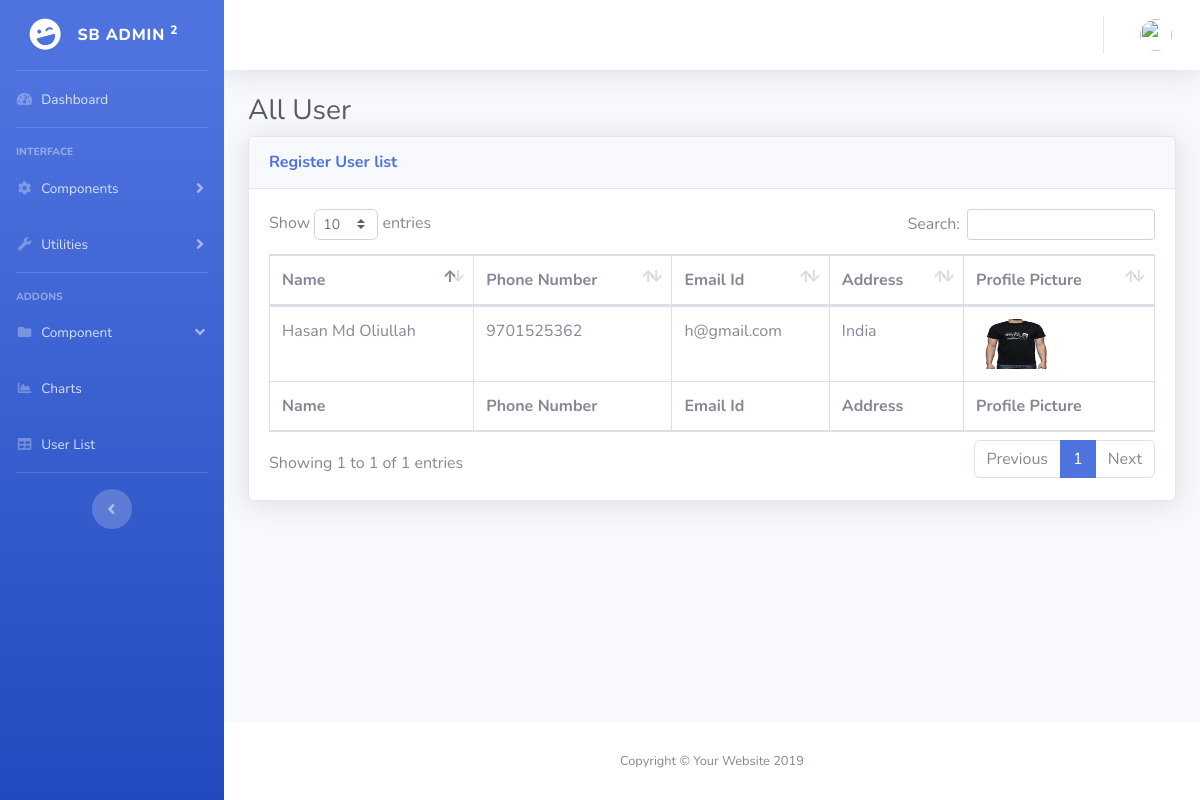
Screenshot of /admin/user_list.php with the database file from the repository.
### tables this page shows
CREATE TABLE `user` (
  `id` int(100) NOT NULL,
  `name` varchar(100) NOT NULL,
  `password` varchar(100) NOT NULL,
  `phone_number` varchar(100) NOT NULL,
  `email_id` varchar(100) NOT NULL,
  `address` varchar(200) NOT NULL,
  `profile_pic` varchar(100) NOT NULL
);

### admin/system/adodb/adodb.inc.php (called while the page is built, shortened)
<?php
 if (!defined('_ADODB_LAYER')) {
	GLOBAL
		$ADODB_vers,
		$ADODB_COUNTRECS,
		$ADODB_CACHE_DIR,
		$ADODB_CACHE,
		$ADODB_CACHE_CLASS,
		$ADODB_EXTENSION,
		$ADODB_COMPAT_FETCH,
	 	$ADODB_FETCH_MODE,
		$ADODB_GETONE_EOF,
		$ADODB_QUOTE_FIELDNAMES;
	function ADODB_Setup()
	{
	GLOBAL
		$ADODB_vers,
		$ADODB_COUNTRECS,
		$ADODB_CACHE_DIR,
	 	$ADODB_FETCH_MODE,
		$ADODB_CACHE,
		$ADODB_CACHE_CLASS,
		$ADODB_FORCE_TYPE,
		$ADODB_GETONE_EOF,
		$ADODB_QUOTE_FIELDNAMES;
		$ADODB_FETCH_MODE = ADODB_FETCH_DEFAULT;
		if (!isset($ADODB_COUNTRECS)) $ADODB_COUNTRECS = true;
	}
	class ADOConnection {
	var $database = '';
	var $host = '';
	var $user = '';
	var $debug = false;
	var $true = '1';
	var $false = '0';
	var $fetchMode=false;
	var $bulkBind = false;
	var $_queryID = false;
	var $_bindInputArray = false;
	function PConnect($argHostname = "", $argUsername = "", $argPassword = "", $argDatabaseName = "")
	{
		if ($argHostname != "") $this->host = $argHostname;
		if ($argUsername != "") $this->user = $argUsername;
		if ($argDatabaseName != "") $this->database = $argDatabaseName;
		if ($rez = $this->_pconnect($this->host, $this->user, $argPassword, $this->database)) return true;
		return $ret;
	}
	function Execute($sql,$inputarr=false)
	{
		if ($inputarr) {
			if (!is_array($inputarr)) $inputarr = array($inputarr);
			$element0 = reset($inputarr);
			$array_2d = $this->bulkBind && is_array($element0) && !is_object(reset($element0));
			unset($element0);
			if (!is_array($sql) && !$this->_bindInputArray) {
				$sqlarr = explode('?',$sql);
				$nparams = sizeof($sqlarr)-1;
				if (!$array_2d) $inputarr = array($inputarr);
				foreach($inputarr as $arr) {
					$sql = ''; $i = 0;
					while(list(, $v) = each($arr)) {
						$sql .= $sqlarr[$i];
						$typ = gettype($v);
						if ($typ == 'string')
							$sql .= $this->qstr($v);
						else if ($typ == 'double')
							$sql .= str_replace(',','.',$v);
						else if ($typ == 'boolean')
							$sql .= $v ? $this->true : $this->false;
						else if ($typ == 'object') {
							if (method_exists($v, '__toString')) $sql .= $this->qstr($v->__toString());
							else $sql .= $this->qstr((string) $v);
						} else if ($v === null)
							$sql .= 'NULL';
						else
							$sql .= $v;
						$i += 1;
						if ($i == $nparams) break;
					}
					if (isset($sqlarr[$i])) {
						$sql .= $sqlarr[$i];
						if ($i+1 != sizeof($sqlarr)) $this->outp_throw( "Input Array does not match ?: ".htmlspecialchars($sql),'Execute');
					} else if ($i != sizeof($sqlarr))
						$this->outp_throw( "Input array does not match ?: ".htmlspecialchars($sql),'Execute');
					$ret = $this->_Execute($sql);
					if (!$ret) return $ret;
				}
			} else {
				if ($array_2d) {
					if (is_string($sql))
						$stmt = $this->Prepare($sql);
					else
						$stmt = $sql;
					foreach($inputarr as $arr) {
						$ret = $this->_Execute($stmt,$arr);
						if (!$ret) return $ret;
					}
				} else {
					$ret = $this->_Execute($sql,$inputarr);
				}
			}
		} else {
			$ret = $this->_Execute($sql,false);
		}
		return $ret;
	}
	function _Execute($sql,$inputarr=false)
	{
		if ($this->debug) {
			global $ADODB_INCLUDED_LIB;
			if (empty($ADODB_INCLUDED_LIB)) include(ADODB_DIR.'/adodb-lib.inc.php');
			$this->_queryID = _adodb_debug_execute($this, $sql,$inputarr);
		} else {
			$this->_queryID = @$this->_query($sql,$inputarr);
		}
		$rs = new $rsclass($this->_queryID,$this->fetchMode);
		$rs->connection = $this;
		$rs->Init();
		if (is_array($sql)) $rs->sql = $sql[0];
		else $rs->sql = $sql;
		return $rs;
	}
}
	class ADORecordSet implements IteratorAggregate {
	var $_numOfRows = -1;
	var $_numOfFields = -1;
	var $_currentRow = -1;
	var $_closed = false;
	function ADORecordSet($queryID)
	{
		$this->_queryID = $queryID;
	}
	function Init()
	{
		if ($this->_numOfRows != 0 && $this->_numOfFields && $this->_currentRow == -1) {
			$this->_currentRow = 0;
			if ($this->EOF = ($this->_fetch() === false)) {
				$this->_numOfRows = 0;
			}
		} else {
			$this->EOF = true;
		}
	}
	function Close()
	{
		if (!$this->_closed) {
			$this->_closed = true;
			return $this->_close();
		} else
			return true;
	}
	function RecordCount() {return $this->_numOfRows;}
}
	function ADOLoadCode($dbType)
	{
		$db = strtolower($dbType);
		switch ($db) {
			default:
				$class = $db; break;
		}
		$file = ADODB_DIR."/drivers/adodb-".$db.".inc.php";
		if (class_exists("ADODB_" . $class)) return $class;
		return false;
	}
	function ADONewConnection($db='')
	{
	GLOBAL $ADODB_NEWCONNECTION, $ADODB_LASTDB;
		$errorfn = (defined('ADODB_ERROR_HANDLER')) ? ADODB_ERROR_HANDLER : false;
		if(empty($obj)) {
			if (!isset($ADODB_LASTDB)) $ADODB_LASTDB = '';
			if ($db != $ADODB_LASTDB) $db = ADOLoadCode($db);
			$cls = 'ADODB_'.$db;
			$obj = new $cls();
		}
		return $obj;
	}
}
?>

### admin/system/database.php (called while the page is built, shortened)
<?php
include ('adodb/adodb.inc.php');
class clsConnection
{
    private $db_host;
    private $db_user;
    private $db_pwd;
    private $db_name;
    private $dbLink;
    function clsConnection()
    {
        if (strstr($_SERVER['HTTP_HOST'], "192.168.1.") || $_SERVER['HTTP_HOST'] =="localhost")
        {
            $this->db_host = "localhost";
            $this->db_user = "root";
            $this->db_pwd = "";
            $this->db_name = "tilottama_tech";
        }
        else
        {
            $this->db_host = "localhost";
            $this->db_user = "root";
            $this->db_pwd = "";
            $this->db_name = "reborndb";
        }
        $this->dbLink = ADONewConnection('mysqli');
        $this->dbLink->PConnect($this->db_host, $this->db_user, $this->db_pwd, $this->db_name);
    }
    public function GetAllRows($sqlQuery = "")
    {
        $recordSet = $this->dbLink->Execute($sqlQuery);
        $rows = array();
        if (!$recordSet)
        {
            print $this->dbLink->ErrorMsg();
        }
        else
        {
            while (!$recordSet->EOF)
            {
                $rows[] = $recordSet->fields;
                $recordSet->MoveNext();
            }
        }
        return $rows;
    }
}
?>

### admin/system/adodb/drivers/adodb-mysqli.inc.php (called while the page is built, shortened)
<?php
if (! defined("_ADODB_MYSQLI_LAYER")) {
class ADODB_mysqli extends ADOConnection {
	var $clientFlags = 0;
	var $port = false;
	var $socket = false;
	var $optionFlags = array(array(MYSQLI_READ_DEFAULT_GROUP,0));
  	var $multiQuery = false;
	function _connect($argHostname = NULL,
			  $argUsername = NULL,
			  $argPassword = NULL,
			  $argDatabasename = NULL, $persist=false)
	  {
	    $this->_connectionID = @mysqli_init();
		foreach($this->optionFlags as $arr) {
			mysqli_options($this->_connectionID,$arr[0],$arr[1]);
		}
		if ($persist && PHP_VERSION > 5.2 && strncmp($argHostname,'p:',2) != 0) $argHostname = 'p:'.$argHostname;
		$ok = mysqli_real_connect($this->_connectionID,
 				    $argHostname,
 				    $argUsername,
 				    $argPassword,
 				    $argDatabasename,
					$this->port,
					$this->socket,
					$this->clientFlags);
		if ($ok) {
	 		if ($argDatabasename)  return $this->SelectDB($argDatabasename);
 			return true;
 	   } else {
			if ($this->debug)
		  		ADOConnection::outp("Could't connect : "  . $this->ErrorMsg());
			$this->_connectionID = null;
			return false;
	   }
	}
	function _pconnect($argHostname, $argUsername, $argPassword, $argDatabasename)
	{
		return $this->_connect($argHostname, $argUsername, $argPassword, $argDatabasename, true);
	}
	function SelectDB($dbName)
	{
	    if ($this->_connectionID) {
        	$result = @mysqli_select_db($this->_connectionID, $dbName);
			return $result;
		}
	    return false;
	}
	function _query($sql, $inputarr)
	{
	global $ADODB_COUNTRECS;
		if ($this->multiQuery) {
			$rs = mysqli_multi_query($this->_connectionID, $sql.';');
			if ($rs) {
				$rs = ($ADODB_COUNTRECS) ? @mysqli_store_result( $this->_connectionID ) : @mysqli_use_result( $this->_connectionID );
				return $rs ? $rs : true;
			}
		} else {
			$rs = mysqli_query($this->_connectionID, $sql, $ADODB_COUNTRECS ? MYSQLI_STORE_RESULT : MYSQLI_USE_RESULT);
			if ($rs) return $rs;
		}
		return false;
	}
}
class ADORecordSet_mysqli extends ADORecordSet{
	function ADORecordSet_mysqli($queryID, $mode = false)
	{
	  if ($mode === false)
	   {
	      global $ADODB_FETCH_MODE;
	      $mode = $ADODB_FETCH_MODE;
	   }
	  switch ($mode)
	    {
	    case ADODB_FETCH_DEFAULT:
	    case ADODB_FETCH_BOTH:
	    default:
	      $this->fetchMode = MYSQLI_BOTH;
	      break;
	    }
	}
	function _initrs()
	{
	global $ADODB_COUNTRECS;
		$this->_numOfRows = $ADODB_COUNTRECS ? @mysqli_num_rows($this->_queryID) : -1;
		$this->_numOfFields = @mysqli_num_fields($this->_queryID);
	}
	function MoveNext()
	{
		$this->fields = @mysqli_fetch_array($this->_queryID,$this->fetchMode);
		$this->EOF = true;
		return false;
	}
	function _fetch()
	{
		$this->fields = mysqli_fetch_array($this->_queryID,$this->fetchMode);
	  	return is_array($this->fields);
	}
	function _close()
	{
	  	$this->_queryID = false;
	}
}
}
?>

### admin/employee.cls.php (called while the page is built, shortened)
<?php
    class user_inc{
        private $db_con;
        function user_inc()
               {
                $this->db_con=new clsConnection;
               }
               function getUserDetails(){
                $sSql = "SELECT * FROM user";
                 $rows = $this->db_con->GetAllRows($sSql);
                 return $rows;
             }
            }
?>

### admin/user_list.php (the view, shortened to what this page needs)
<?php
include ('system/database.php');
include ('employee.cls.php');
$obj_user = new user_inc ;
$userDetails = $obj_user->getUserDetails();
?>
<!DOCTYPE html>
<html lang="en">
<head>
  <link href="vendor/fontawesome-free/css/all.min.css" rel="stylesheet" type="text/css">
  <link href="css/sb-admin-2.min.css" rel="stylesheet">
  <link href="vendor/datatables/dataTables.bootstrap4.min.css" rel="stylesheet">
</head>
<body id="page-top">
  <div id="wrapper">
    <ul class="navbar-nav bg-gradient-primary sidebar sidebar-dark accordion" id="accordionSidebar">
<a class="sidebar-brand d-flex align-items-center justify-content-center" href="index.html">
  <div class="sidebar-brand-icon rotate-n-15">
    <i class="fas fa-laugh-wink"></i>
  </div>
  <div class="sidebar-brand-text mx-3">SB Admin <sup>2</div>
</a>
<hr class="sidebar-divider my-0">
<li class="nav-item">
  <a class="nav-link" href="index.html">
    <i class="fas fa-fw fa-tachometer-alt"></i>
    <span>Dashboard</span></a>
</li>
<hr class="sidebar-divider">
<div class="sidebar-heading">
  Interface
</div>
<li class="nav-item">
  <a class="nav-link collapsed" href="#" data-toggle="collapse" data-target="#collapseTwo" aria-expanded="true" aria-controls="collapseTwo">
    <i class="fas fa-fw fa-cog"></i>
    <span>Components</span>
  </a>
</li>
<li class="nav-item">
  <a class="nav-link collapsed" href="#" data-toggle="collapse" data-target="#collapseUtilities" aria-expanded="true" aria-controls="collapseUtilities">
    <i class="fas fa-fw fa-wrench"></i>
    <span>Utilities</span>
  </a>
</li>
<hr class="sidebar-divider">
<div class="sidebar-heading">
  Addons
</div>
<li class="nav-item">
  <a class="nav-link " href="#" data-toggle="collapse" data-target="#collapsePages" aria-expanded="true" aria-controls="collapsePages">
    <i class="fas fa-fw fa-folder"></i>
    <span>Component</span>
  </a>
</li>
<li class="nav-item">
  <a class="nav-link" href="charts.html">
    <i class="fas fa-fw fa-chart-area"></i>
    <span>Charts</span></a>
</li>
<li class="nav-item">
  <a class="nav-link" href="user_list.php">
    <i class="fas fa-fw fa-table"></i>
    <span>User List</span></a>
</li>
<hr class="sidebar-divider d-none d-md-block">
<div class="text-center d-none d-md-inline">
  <button class="rounded-circle border-0" id="sidebarToggle"></button>
</div>
</ul>
    <div id="content-wrapper" class="d-flex flex-column">
      <div id="content">
        <nav class="navbar navbar-expand navbar-light bg-white topbar mb-4 static-top shadow">
<ul class="navbar-nav ml-auto">
  <li class="nav-item dropdown no-arrow">
    <a class="nav-link dropdown-toggle" href="#" id="userDropdown" role="button" data-toggle="dropdown" aria-haspopup="true" aria-expanded="false">
      <img class="img-profile rounded-circle" src="https://source.unsplash.com/QAB-WJcbgJk/60x60">
    </a>
  </li>
</ul>
</nav>
        <div class="container-fluid">
          <h1 class="h3 mb-2 text-gray-800">All User</h1>
          <div class="card shadow mb-4">
            <div class="card-header py-3">
              <h6 class="m-0 font-weight-bold text-primary">Register User list</h6>
            </div>
            <div class="card-body">
              <div class="table-responsive">
                <table class="table table-bordered" id="dataTable" width="100%" cellspacing="0">
                  <thead>
                    <tr>
                      <th>Name</th>
                      <th>Phone Number</th>
                      <th>Email Id</th>
                      <th>Address</th>
                      <th>Profile Picture</th>
                    </tr>
                  </thead>
                  <tfoot>
                    <tr>
                    <th>Name</th>
                      <th>Phone Number</th>
                      <th>Email Id</th>
                      <th>Address</th>
                      <th>Profile Picture</th>
                    </tr>
                  </tfoot>
                  <tbody>
                  <?php
                foreach ($userDetails as  $row_smps_component) {
                ?>
                    <tr>
                      <td><?php echo $row_smps_component['name'];?></td>
                      <td><?php echo $row_smps_component['phone_number'];?></td>
                      <td><?php echo $row_smps_component['email_id'];?></td>
                      <td><?php echo $row_smps_component['address'];?></td>
                      <td><img src ="upload/<?php echo $row_smps_component['profile_pic'];?>" height=50 width=80 /> </td>
                    </tr>
                    <?php
                       }
                      ?>
                  </tbody>
                </table>
              </div>
            </div>
          </div>
        </div>
      </div>
      <footer class="sticky-footer bg-white">
        <div class="container my-auto">
          <div class="copyright text-center my-auto">
            <span>Copyright &copy; Your Website 2019</span>
          </div>
        </div>
      </footer>
    </div>
  </div>
</body>
</html>

### rows the page displays
user: name "Hasan Md Oliullah", phone_number "9701525362", email "h@gmail.com", address "India", profile_pic (picture)
